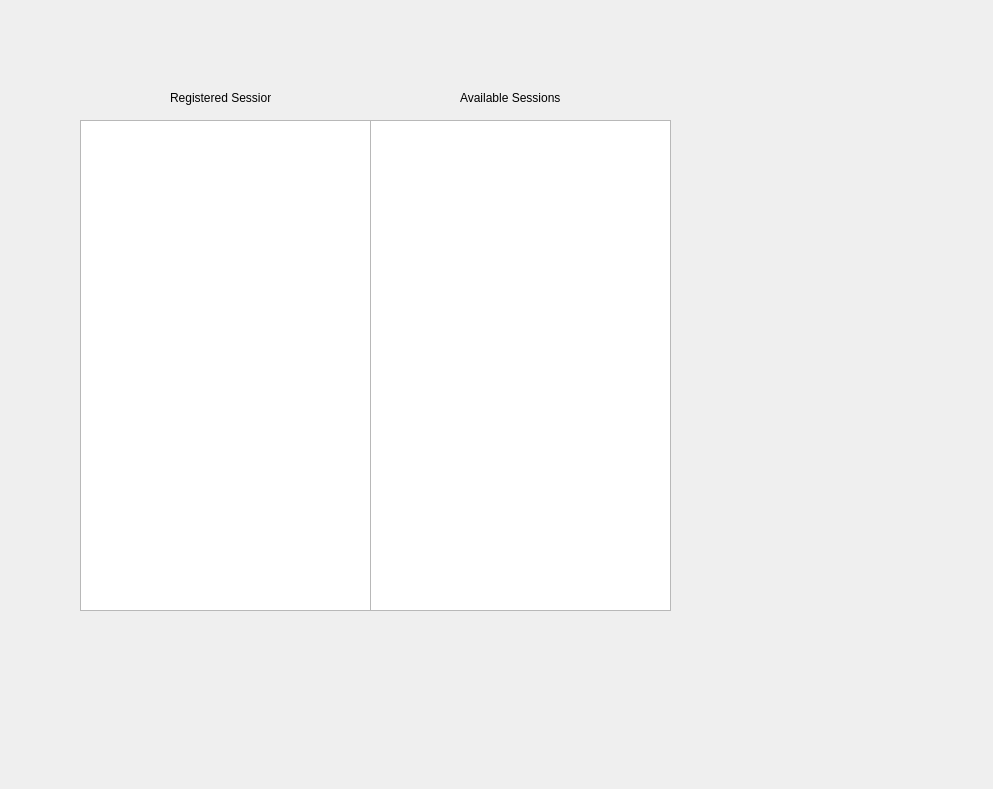
<?xml version="1.0" encoding="UTF-8"?>
<ui version="4.0">
 <class>AttendeeMenu</class>
 <widget class="QDialog" name="AttendeeMenu">
  <property name="geometry">
   <rect>
    <x>0</x>
    <y>0</y>
    <width>993</width>
    <height>789</height>
   </rect>
  </property>
  <property name="windowTitle">
   <string>Dialog</string>
  </property>
  <widget class="QTableView" name="tableView_registeredsessions">
   <property name="geometry">
    <rect>
     <x>80</x>
     <y>120</y>
     <width>291</width>
     <height>491</height>
    </rect>
   </property>
  </widget>
  <widget class="QTableView" name="tableView_Availablkesessions">
   <property name="geometry">
    <rect>
     <x>370</x>
     <y>120</y>
     <width>301</width>
     <height>491</height>
    </rect>
   </property>
  </widget>
  <widget class="QLabel" name="label">
   <property name="geometry">
    <rect>
     <x>170</x>
     <y>90</y>
     <width>101</width>
     <height>16</height>
    </rect>
   </property>
   <property name="text">
    <string>Registered Sessions</string>
   </property>
  </widget>
  <widget class="QLabel" name="label_2">
   <property name="geometry">
    <rect>
     <x>460</x>
     <y>90</y>
     <width>101</width>
     <height>16</height>
    </rect>
   </property>
   <property name="text">
    <string>Available Sessions</string>
   </property>
  </widget>
 </widget>
 <resources/>
 <connections/>
</ui>
